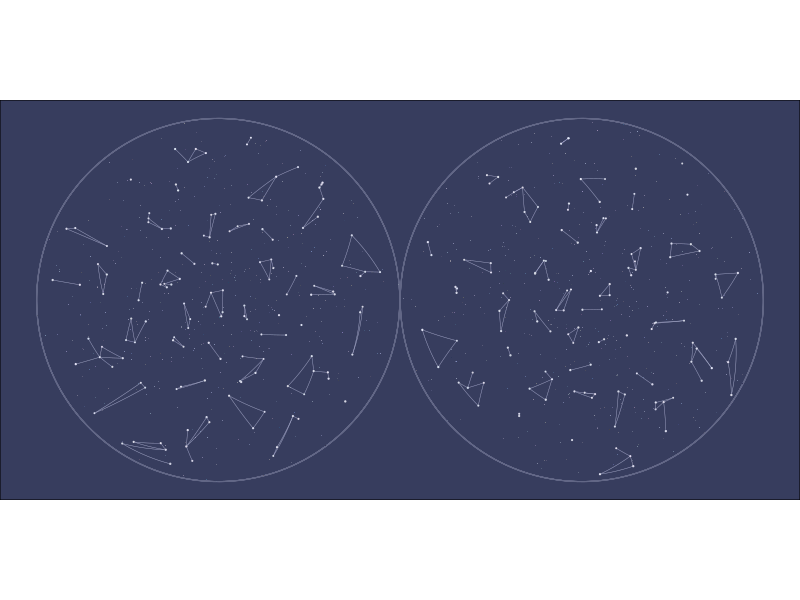

Write R code to recreate this figure.
## ---- chunk 1
knitr::opts_chunk$set(eval = FALSE)
knitr::opts_knit$set(bookdown.internal.label = FALSE)
knitr::opts_chunk$set(out.extra = 'style="display:block; margin:auto;"')  # center
## ---- chunk 2
library(tidyverse)

# df needs:
# x, y, z on unit sphere
projection <- function(df) {
  
  df <- df %>%
    mutate(lat = asin(z),
           long = atan2(y, x)) %>%
    mutate(new_x = if_else(z < 0, x / (1 - z), x / (1 + z) + 2),
           new_y = if_else(z < 0, y / (1 - z), y / (1 + z)))
  
  return(df)
}
## ---- chunk 3
# points_n, approx. number of final points
# candidates_n, number of attempts per point
# distance_limit, minimum distance between points
disk_sampling <- function(points_n, candidates_n, distance_limit) {
  
  df <- tibble(
    x = c(rnorm(1), rep(0, points_n - 1)),
    y = c(rnorm(1), rep(0, points_n - 1)),
    z = c(rnorm(1), rep(0, points_n - 1))
  ) %>%
    mutate(normalize = sqrt(x^2 + y^2 + z^2)) %>%
    mutate(normalize = if_else(normalize == 0, 1, normalize)) %>%
    mutate(x = x / normalize,
           y = y / normalize,
           z = z / normalize) %>%
    select(-normalize) %>%
    rowid_to_column("id") 
  
  for(i in seq(2, points_n)) {
    
    candidates <- tibble(
      can_x = rnorm(candidates_n),
      can_y = rnorm(candidates_n),
      can_z = rnorm(candidates_n)
    ) %>%
      mutate(normalize = sqrt(can_x^2 + can_y^2 + can_z^2)) %>%
      mutate(can_x = can_x / normalize,
             can_y = can_y / normalize,
             can_z = can_z / normalize) %>%
      select(-normalize) %>%
      rowid_to_column("can_id") 
    
    best_candidate <- df %>%
      filter(x != 0 | y != 0 | z != 0) %>%
      expand_grid(candidates) %>%
      mutate(distance = acos(x * can_x + 
                               y * can_y + 
                               z * can_z)) %>%
      group_by(can_id) %>%
      summarise(distance = min(distance)) %>%
      filter(distance == max(distance)) %>%
      filter(distance > distance_limit) %>%
      slice(1) %>%
      pull(can_id)
    
    if(length(best_candidate) > 0) {
      best_candidate <- candidates %>%
        filter(can_id == best_candidate) %>%
        mutate(can_id = i) %>%
        rename_with(~ gsub("can_", "", .x))
      
      df <- df %>%
        rows_update(best_candidate, by = "id")
    }
    
  }
  
  df <- df %>%
    filter(x != 0 | y != 0 | z != 0)
  
  return(df)
}
## ---- chunk 4
# df needs x, y, z
connections <- function(df) {
  
  lines <- data.frame(
    line_id_1_2 = integer(),
    id_2 = integer(),
    id_1 = integer(),
    x_2 = numeric(),
    x_1 = numeric(),
    y_2 = numeric(),
    y_1 = numeric(),
    z_2 = numeric(),
    z_1 = numeric()
  )
  
  if(nrow(df) <= 1) {
    return(lines)
  }
  
  connections <- df %>%
    select(starts_with("star")) %>%
    rename_with(~ paste0(gsub("star_", "", .x), "_1")) %>%
    select(id_1, x_1, y_1, z_1)
  
  connections <- connections %>%
    rename_with(~ paste0(gsub("1", "", .x), "2")) %>%
    expand_grid(connections) %>%
    filter(id_1 < id_2) %>%
    mutate(a_1_2 = y_1 * z_2 - z_1 * y_2,
           b_1_2 = z_1 * x_2 - x_1 * z_2,
           c_1_2 = x_1 * y_2 - y_1 * x_2) %>%
    rowid_to_column("line_id_1_2")
  
  # https://blog.mbedded.ninja/mathematics/geometry/spherical-geometry/finding-the-intersection-of-two-arcs-that-lie-on-a-sphere/
  # https://www.dirkbertels.net/computing/greatCircles_files/great_circles_070206.pdf
  intersections <- connections %>%
    rename_with(~ gsub("1", "3", .x)) %>%
    rename_with(~ gsub("2", "4", .x)) %>% 
    expand_grid(connections) %>%
    filter(line_id_1_2 < line_id_3_4) %>%
    filter((id_1 != id_3 & id_1 != id_4) &
             (id_2 != id_3 & id_2 != id_4)) %>% # remove ones that share a star
    mutate(l_1 = b_1_2 * c_3_4 - c_1_2 * b_3_4,
           m_1 = c_1_2 * a_3_4 - a_1_2 * c_3_4,
           n_1 = a_1_2 * b_3_4 - b_1_2 * a_3_4) %>%
    mutate(normal = sqrt(l_1^2 + m_1^2 + n_1^2)) %>%
    mutate(l_1 = l_1 / normal,
           m_1 = m_1 / normal,
           n_1 = n_1 / normal) %>%
    mutate(l_2 = -l_1,
           m_2 = -m_1,
           n_2 = -n_1) %>%
    mutate(normal_1 = sqrt(x_1^2 + y_1^2 + z_1^2),
           normal_2 = sqrt(x_2^2 + y_2^2 + z_2^2),
           normal_3 = sqrt(x_3^2 + y_3^2 + z_3^2),
           normal_4 = sqrt(x_4^2 + y_4^2 + z_4^2),
           normal_l_1 = sqrt(l_1^2 + m_1^2 + n_1^2),
           normal_l_2 = sqrt(l_2^2 + m_2^2 + n_2^2)) %>%  # technically, all 1's
    mutate(angle_1_l_1 = acos(round((x_1 * l_1 + y_1 * m_1 + z_1 * n_1) / 
                                      (normal_1 * normal_l_1), 7)) * 180/pi,
           angle_l_1_2 = acos(round((x_2 * l_1 + y_2 * m_1 + z_2 * n_1) / 
                                      (normal_2 * normal_l_1), 7)) * 180/pi,
           angle_1_l_2 = acos(round((x_1 * l_2 + y_1 * m_2 + z_1 * n_2) / 
                                      (normal_1 * normal_l_2), 7)) * 180/pi,
           angle_l_2_2 = acos(round((x_2 * l_2 + y_2 * m_2 + z_2 * n_2) / 
                                      (normal_2 * normal_l_2), 7)) * 180/pi,
           angle_1_2 = acos(round((x_1 * x_2 + y_1 * y_2 + z_1 * z_2) / 
                                    (normal_1 * normal_2), 7)) * 180/pi,
           angle_3_l_1 = acos(round((x_3 * l_1 + y_3 * m_1 + z_3 * n_1) / 
                                      (normal_3 * normal_l_1), 7)) * 180/pi,
           angle_l_1_4 = acos(round((x_4 * l_1 + y_4 * m_1 + z_4 * n_1) / 
                                      (normal_4 * normal_l_1), 7)) * 180/pi,
           angle_3_l_2 = acos(round((x_3 * l_2 + y_3 * m_2 + z_3 * n_2) / 
                                      (normal_3 * normal_l_2), 7)) * 180/pi,
           angle_l_2_4 = acos(round((x_4 * l_2 + y_4 * m_2 + z_4 * n_2) / 
                                      (normal_4 * normal_l_2), 7)) * 180/pi,
           angle_3_4 = acos(round((x_3 * x_4 + y_3 * y_4 + z_3 * z_4) / 
                                    (normal_3 * normal_4), 7)) * 180/pi) %>%
    mutate(sum_angle_1_l_1_2 = angle_1_l_1 + angle_l_1_2,
           sum_angle_1_l_2_2 = angle_1_l_2 + angle_l_2_2,
           sum_angle_3_l_1_4 = angle_3_l_1 + angle_l_1_4,
           sum_angle_3_l_2_4 = angle_3_l_2 + angle_l_2_4) %>%
    mutate(on_segment_1_l_1_2 = 
             if_else(abs(sum_angle_1_l_1_2 - angle_1_2) < .001, 1, 0),
           on_segment_1_l_2_2 = 
             if_else(abs(sum_angle_1_l_2_2 - angle_1_2) < .001, 1, 0),
           on_segment_3_l_1_4 = 
             if_else(abs(sum_angle_3_l_1_4 - angle_3_4) < .001, 1, 0),
           on_segment_3_l_2_4 = 
             if_else(abs(sum_angle_3_l_2_4 - angle_3_4) < .001, 1, 0)) %>%
    mutate(intersects = if_else((on_segment_1_l_1_2 == 1 & on_segment_3_l_1_4) |
                                  (on_segment_1_l_2_2 == 1 & on_segment_3_l_2_4),
                                1, 0)) %>%
    filter(intersects == 1)
  
  ## Loop through adding one at a time
  star_list <- df %>%
    arrange(sample(1:n(), n())) %>%
    pull(star_id)
  
  for(i in seq(1, length(star_list))) {
    current_star <- star_list[i]
    potential_lines <- connections %>%
      filter(id_1 == current_star | id_2 == current_star) %>%
      anti_join(lines, by = "line_id_1_2")
    
    # remove intersections
    limit_lines <- intersections %>%
      select(line_id_1_2, line_id_3_4)
    limit_lines <- intersections %>%
      select(line_id_1_2, line_id_3_4) %>%
      rename(line_id_1_2 = line_id_3_4,
             line_id_3_4 = line_id_1_2) %>%
      rbind(limit_lines) %>%
      inner_join(lines, by = "line_id_1_2")
    limit_lines <- limit_lines %>%
      select(line_id_1_2, line_id_3_4)
    limit_lines <- limit_lines %>%
      select(line_id_1_2, line_id_3_4) %>%
      rename(line_id_1_2 = line_id_3_4,
             line_id_3_4 = line_id_1_2) %>%
      rbind(limit_lines)
    
    potential_lines <- potential_lines %>%
      anti_join(limit_lines, by = c("line_id_1_2"))
    
    if(nrow(potential_lines) > 0) {
      lines <- potential_lines %>%
        mutate(weight = acos(x_1*x_2 + 
                               y_1 * y_2 + 
                               z_1 * z_2)) %>%
        sample_n(1, weight = 1/weight) %>% # add weights here
        select(-weight) %>%
        rbind(lines)
    }
  }
  
  lines <- lines %>%
    select(-a_1_2, -b_1_2, -c_1_2)
  
  return(lines)
}
## ---- chunk 5
constellations <- disk_sampling(88, 25, .01) %>%
  select(-id) %>%
  rowid_to_column("id") %>%
  rename_with(~ paste0("constellation_", .x))

# 88 * 3
# 264 / 8 = 33
stars <- rbind(disk_sampling(33, 25, .01),
               disk_sampling(33, 25, .01),
               disk_sampling(33, 25, .01),
               disk_sampling(33, 25, .01),
               disk_sampling(33, 25, .01),
               disk_sampling(33, 25, .01),
               disk_sampling(33, 25, .01),
               disk_sampling(33, 25, .01)) %>%
  select(-id) %>%
  rowid_to_column("id") %>%
  rename_with(~ paste0("star_", .x))
## ---- chunk 6
sky <- constellations %>%
  expand_grid(stars) %>%
  mutate(distance = acos(constellation_x * star_x + 
                           constellation_y * star_y + 
                           constellation_z * star_z)) %>%
  filter(sign(star_z) == sign(constellation_z)) %>% # make sure they cross over line
  group_by(star_id) %>%
  filter(distance == min(distance))

# https://math.stackexchange.com/questions/2375102/parametric-equation-of-a-circle-in-3d-given-center-and-two-points-on-the-circle
move_percentage <- .25
star_movement <- sky %>%
  mutate(normal_x = star_y * constellation_z - star_z * constellation_y,
         normal_y = star_z * constellation_x - star_x * constellation_z,
         normal_z = star_x * constellation_y - star_y * constellation_x,
         interior = star_x * constellation_x + 
           star_y * constellation_y + 
           star_z * constellation_z) %>%
  mutate(normal_norm = sqrt(normal_x^2 + normal_y^2 + normal_z^2)) %>%
  mutate(normal_x = normal_x / normal_norm,
         normal_y = normal_y / normal_norm,
         normal_z = normal_z / normal_norm) %>%
  mutate(angle = acos(interior) * move_percentage,
         perp_x = normal_y * star_z - normal_z * star_y,
         perp_y = normal_z * star_x - normal_x * star_z,
         perp_z = normal_x * star_y - normal_y * star_x) %>%
  mutate(perp_norm = sqrt(perp_x^2 + perp_y^2 + perp_z^2)) %>%
  mutate(perp_x = perp_x / perp_norm,
         perp_y = perp_y / perp_norm,
         perp_z = perp_z / perp_norm) %>%
  mutate(star_x = cos(angle) * star_x + sin(angle) * perp_x,
         star_y = cos(angle) * star_y + sin(angle) * perp_y,
         star_z = cos(angle) * star_z + sin(angle) * perp_z)
         
star_movement <- star_movement %>%
  select(star_id, star_x, star_y, star_z) %>%
  rename_with(~ gsub("star_", "", .x)) %>%
  rename_with(~ paste0("star_", .x))

sky <- sky %>%
  rows_update(star_movement, by = "star_id")

sky <- sky %>%
  select(-distance) %>%
  rownames_to_column("row") %>%
  pivot_longer(cols = -row,
               names_to = c("object", ".value"),
               names_sep =  "_") %>%
  projection() %>%
  pivot_wider(id_cols = row,
              names_from = object,
              names_glue = "{object}_{.value}",
              values_from = c(id, x, y, z, lat, long,
                              new_x, new_y)) %>%
  select(-row)
## ---- chunk 7
lines <- sky %>%
  select(constellation_id, star_id,
         star_x, star_y, star_z) %>%
  nest(data = c(star_id, star_x, star_y, star_z)) %>%
  mutate(data = map(data, connections)) %>%
  unnest(data)

lines <- lines %>%
  pivot_longer(-c(constellation_id, line_id_1_2),
               names_to = c(".value", "star"),
               names_sep =  "_") %>%
  projection() %>%
  pivot_wider(id_cols = c(constellation_id, line_id_1_2),
              names_from = star,
              values_from = c(id, x, y, z, lat, long,
                              new_x, new_y))

# https://math.stackexchange.com/questions/383711/parametric-equation-for-great-circle
curves <- lines %>%
  expand_grid(f = seq(0, 1, length.out = 100)) %>%
  mutate(d = acos(sin(lat_1) * sin(lat_2) + cos(lat_1) * cos(lat_2) * cos(long_1 - long_2))) %>%
  mutate(A = sin((1 - f) * d) / sin(d),
         B = sin(f * d) / sin(d)) %>%
  mutate(x = A * cos(lat_1) * cos(long_1) + B * cos(lat_2) * cos(long_2),
         y = A * cos(lat_1) * sin(long_1) + B * cos(lat_2) * sin(long_2),
         z = A * sin(lat_1)               + B * sin(lat_2)) %>%
  select(constellation_id, line_id_1_2, x, y, z) %>%
  projection() %>%
  group_by(constellation_id, line_id_1_2) %>%
  mutate(next_new_x = lead(new_x),
         next_new_y = lead(new_y)) %>%
  filter(!is.na(next_new_x))
## ---- chunk 8
base_hue <- 260 + rnorm(1, 0, sd = 5)
base_chroma <- 25 + rnorm(1, 0, sd = 3)
dark_luminance <- 25 + rnorm(1, 0, sd = 3)
med_luminance <- 50 + rnorm(1, 0, sd = 3)
light_luminance <- 75 + rnorm(1, 0, sd = 3)
bright_luminance <- 90 + rnorm(1, 0, sd = 3)

background_stars_n <- 1000
background_stars <- tibble(
  x = rnorm(background_stars_n),
  y = rnorm(background_stars_n),
  z = rnorm(background_stars_n)
) %>%
  mutate(normalize = sqrt(x^2 + y^2 + z^2)) %>%
  mutate(normalize = if_else(normalize == 0, 1, normalize)) %>%
  mutate(x = x / normalize,
         y = y / normalize,
         z = z / normalize) %>%
  select(-normalize) %>%
  rowid_to_column("id") %>%
  projection() %>%
  mutate(hue = base_hue + rnorm(n(), 0, sd = 7),
         chroma = base_chroma + rnorm(n(), 0, sd = 7),
         luminance = med_luminance + rnorm(n(), 0, sd = 7)) %>%
  mutate(chroma = if_else(chroma < 0, base_chroma, chroma),
         luminance = if_else(luminance < 0 | luminance > 100, 
                             med_luminance, luminance)) %>%
  mutate(color_value = hcl(hue, chroma, luminance),
         size_value = runif(n(), .25, .5)) %>%
  mutate(color_value = if_else(is.na(color_value), 
                               hcl(base_hue, base_chroma, med_luminance),
                               color_value))

outline_circles <- tibble(
  circle_id = rep(c(1, 2), each = 360*2),
  x = rep(seq(1, 100, length.out = 360*2), 2),
  y = rep(seq(1, 100, length.out = 360*2), 2)
) %>%
  mutate(x = cos(x) + 2*(circle_id-1),
         y = sin(y)) %>%
  group_by(circle_id) %>%
  mutate(xend = lead(x),
         yend = lead(y)) %>%
  filter(!is.na(xend)) %>%
  mutate(hue = base_hue,
         chroma = base_chroma,
         luminance = med_luminance) %>%
  mutate(color_value = hcl(hue, chroma, luminance))

sky <- sky %>%
  mutate(hue = base_hue + rnorm(n(), 0, sd = 7),
         chroma = (base_chroma / 2) + rnorm(n(), 0, sd = 2),
         luminance = bright_luminance + rnorm(n(), 0, sd = 2)) %>%
  mutate(color_value = hcl(hue, chroma, luminance),
         size_value = runif(n(), .5, 2)) %>%
  mutate(color_value = if_else(is.na(color_value), 
                               hcl(base_hue, base_chroma, bright_luminance),
                               color_value))
## ---- chunk 9
ggplot() +
  geom_segment(data = outline_circles, aes(x = x, y = y, 
                                           xend = xend, yend = yend,
                                           group = circle_id,
                                           color = color_value),
               size = .25) +
  geom_point(data = background_stars, aes(x = new_x, y = new_y, color = color_value,
                                          size = size_value),
             shape = 16) +
  geom_segment(data = curves, aes(x = new_x, y = new_y,
                               xend = next_new_x, yend = next_new_y),
               color = hcl(base_hue, base_chroma, light_luminance),
               size = .15) +
  geom_point(data = sky, aes(x = star_new_x, y = star_new_y, 
             color = hcl(base_hue, base_chroma, dark_luminance),
             size = size_value + 1)) +
  geom_point(data = sky, aes(x = star_new_x, y = star_new_y, color = color_value,
                             size = size_value)) +
  scale_color_identity() +
  scale_radius(range = c(.01, .25)) +
  scale_x_continuous(limits = c(-1, 3)) +
  scale_y_continuous(limits = c(-1, 1)) +
  coord_equal() +
  theme_void() +
  theme(plot.background = element_rect(fill = hcl(base_hue, base_chroma, dark_luminance)),
        legend.position = "none")
## ---- chunk 10
knitr::include_graphics('/post/2022-02-28-constellations/index.en-us_files/constellations_1.jpeg', error = FALSE)
## ---- chunk 11
knitr::include_graphics('/post/2022-02-28-constellations/index.en-us_files/constellations_2.jpeg', error = FALSE)
## ---- chunk 12
knitr::include_graphics('/post/2022-02-28-constellations/index.en-us_files/constellations_3.jpeg', error = FALSE)
## ---- chunk 13
knitr::include_graphics('/post/2022-02-28-constellations/index.en-us_files/constellations_4.jpeg', error = FALSE)
## ---- chunk 14
knitr::include_graphics('/post/2022-02-28-constellations/index.en-us_files/constellations_5.jpeg', error = FALSE)
